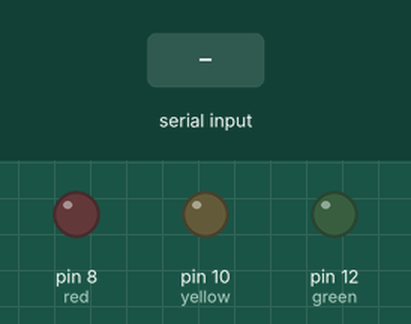
The sketch below on a simulated Arduino Uno, built with avr-gcc and run on an emulated ATmega328P. On the bench: output pins drawn as LEDs (lit = HIGH). The inputs (shaded band) are chosen by the test bench.

Above: at 1.2 s.
1.3 s: "R" received over Serial
At 2.5 s:
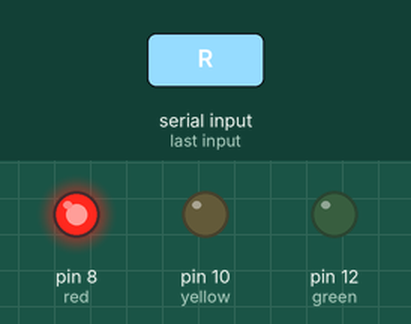
2.8 s: "Y" received over Serial
At 3.8 s:
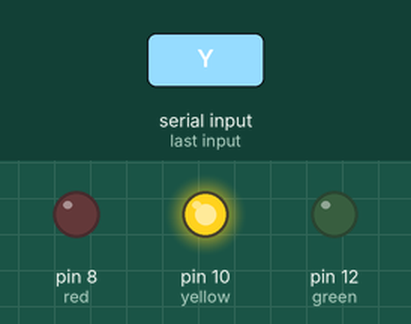
4.3 s: "G" received over Serial
At 5.0 s:
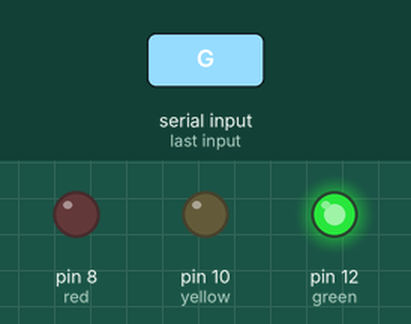
5.8 s: "X" received over Serial
At 6.1 s:
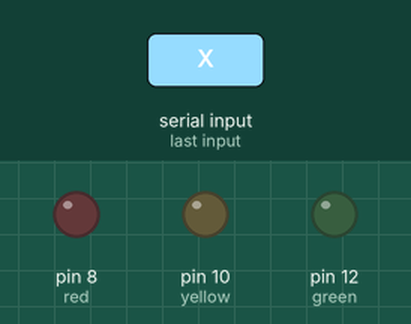
Timing chart, 0 to 8.3 s (numbered marks = the images above; inputs shaded):
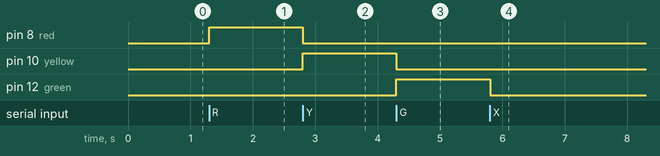

The sketch:

sketch_nov9b.ino
```cpp
int red = 8;      // red LED connected to pin 8
int yellow = 10;  // yellow LED connected to pin 10
int green = 12;   // green LED connected to pin 12
char signal;

void setup() {
  pinMode(red, OUTPUT);
  pinMode(yellow, OUTPUT);
  pinMode(green, OUTPUT);
  Serial.begin(9600);
}

void loop() {
  if (Serial.available() > 0) {
    signal = Serial.read();

    if (signal == 'R') {
      digitalWrite(red, HIGH);
      digitalWrite(yellow, LOW);
      digitalWrite(green, LOW);
    }
    else if (signal == 'Y') {
      digitalWrite(yellow, HIGH);
      digitalWrite(red, LOW);
      digitalWrite(green, LOW);
    }
    else if (signal == 'G') {
      digitalWrite(green, HIGH);
      digitalWrite(red, LOW);
      digitalWrite(yellow, LOW);
    }
    else if (signal == 'X') {  // all OFF
      digitalWrite(red, LOW);
      digitalWrite(yellow, LOW);
      digitalWrite(green, LOW);
    }
  }
}
```

Measured:
- after the input at 1.3 s, pin 8 (red): LOW → HIGH at once
- after the input at 2.8 s, pin 8 (red): HIGH → LOW at once; pin 10 (yellow): LOW → HIGH at once
- after the input at 4.3 s, pin 10 (yellow): HIGH → LOW at once; pin 12 (green): LOW → HIGH at once
- after the input at 5.8 s, pin 12 (green): HIGH → LOW at once
